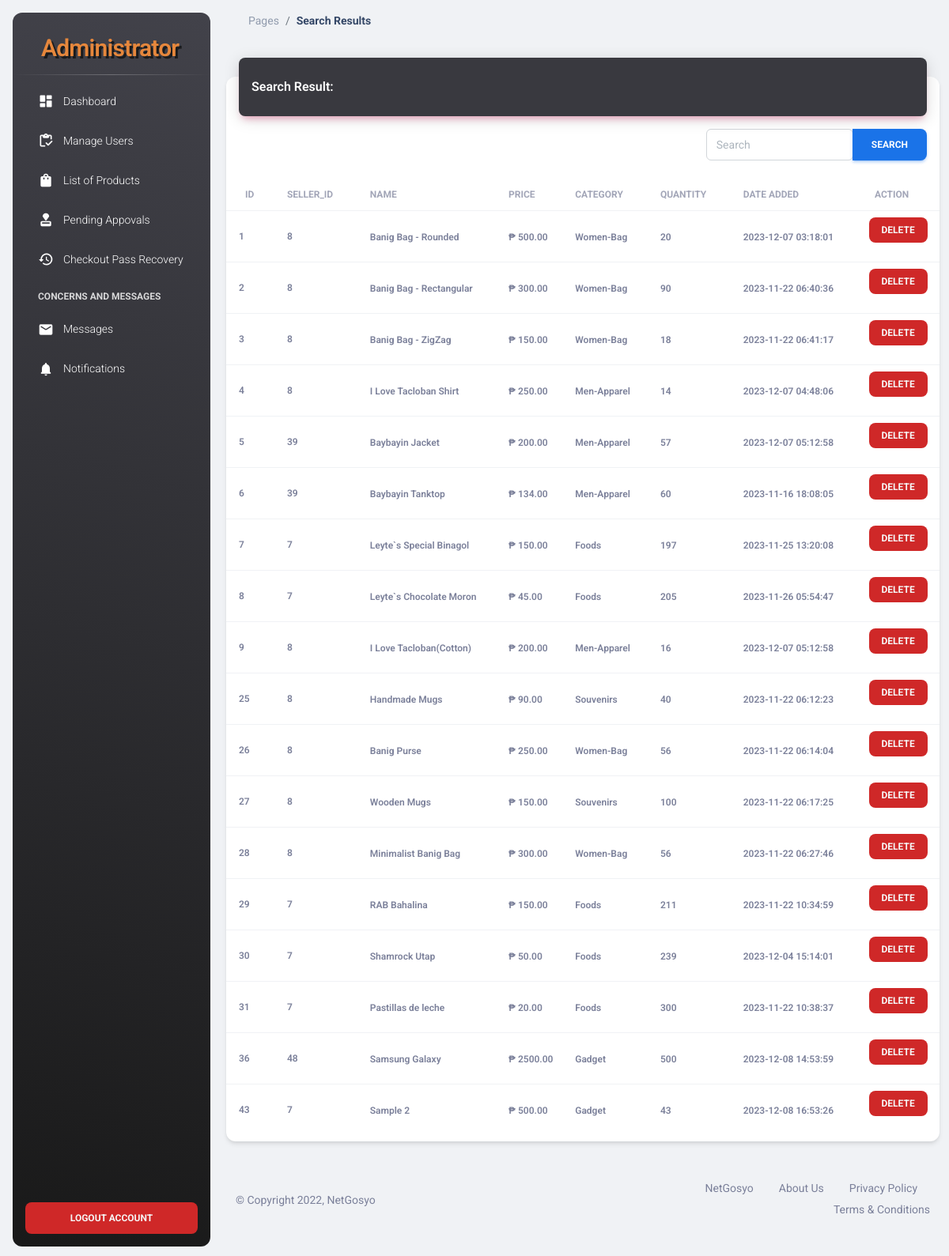
Screenshot of /NetGosyo-Admin/search-product.php (signed in) with the database file from the repository.
### tables this page shows
CREATE TABLE `products` (
  `id` int(100) NOT NULL,
  `user_id` int(11) NOT NULL,
  `name` varchar(100) NOT NULL,
  `price` varchar(100) NOT NULL,
  `image` varchar(100) NOT NULL,
  `item_brand` varchar(100) NOT NULL,
  `quantity` int(100) NOT NULL,
  `description` varchar(5000) NOT NULL,
  `sales` int(100) NOT NULL,
  `weight` varchar(250) NOT NULL,
  `date_added` timestamp NOT NULL DEFAULT current_timestamp() ON UPDATE current_timestamp()
);

### NetGosyo-Admin/search-product.php (the view)
<?php
  include('header.php');
  ?>
<main class="main-content position-relative max-height-vh-100 h-100 border-radius-lg ">
    <nav class="navbar navbar-main navbar-expand-lg px-0 mx-4 shadow-none border-radius-xl" id="navbarBlur"
        data-scroll="true">
        <div class="container-fluid py-1 px-3">
            <nav aria-label="breadcrumb">
                <ol class="breadcrumb bg-transparent mb-0 pb-0 pt-1 px-0 me-sm-6 me-5">
                    <li class="breadcrumb-item text-sm"><a class="opacity-5 text-dark" href="javascript:;">Pages</a>
                    </li>
                    <li class="breadcrumb-item text-sm text-dark active" aria-current="page"><b>Search Results</b></li>
                </ol>
            </nav>
        </div>
    </nav>
    <div class="container-fluid py-4">
        <div class="row">
            <div class="col-12">
                <div class="card my-4">
                    <div class="card-header p-0 position-relative mt-n4 mx-3 z-index-2">
                        <div class="color-greyish-bg shadow-primary border-radius-lg pt-4 pb-3">
                            <h6 class="text-white text-capitalize ps-3">Search Result:</h6>
                        </div>
                    </div>
                    <div class="ms-md-auto pe-md-3 d-flex align-items-center pt-3 p-l-2">
                        <div class="input-group input-group-outline">
                            <form class="input-group input-group-outline" role="search" method="GET"
                                action="action-search-product.php">
                                <input class="form-control mr-sm-2" name="search-product" type="search"
                                    value="<?php echo isset($_GET['search-product']) ? $_GET['search-product'] : ''; ?>"
                                    placeholder="Search" aria-label="Search">
                                <button class="btn btn-info my-2 my-sm-0" type="submit">Search</button>
                            </form>
                        </div>
                    </div>
                    <div class="card-body px-0 pb-2">
                        <div class="table-responsive p-0">
                            <table class="table align-items-center justify-content-center mb-0">
                                <thead>
                                    <tr>
                                        <th class="text-uppercase text-secondary text-xs font-weight-bolder opacity-7">
                                            Id</th>
                                        <th
                                            class="text-uppercase text-secondary text-xs font-weight-bolder opacity-7 ps-2">
                                            Seller_Id</th>
                                        <th
                                            class="text-uppercase text-secondary text-xs font-weight-bolder opacity-7 ps-2">
                                            Name</th>
                                        <th
                                            class="text-uppercase text-secondary text-xs font-weight-bolder opacity-7 ps-2">
                                            Price</th>
                                        <th
                                            class="text-uppercase text-secondary text-xs font-weight-bolder opacity-7 ps-2">
                                            Category</th>
                                        <th
                                            class="text-uppercase text-secondary text-xs font-weight-bolder opacity-7 ps-2">
                                            Quantity</th>
                                        <th
                                            class="text-uppercase text-secondary text-xs font-weight-bolder opacity-7 ps-2">
                                            Date Added</th>
                                        <th
                                            class="text-uppercase text-secondary text-xs font-weight-bolder text-center opacity-7 ps-2">
                                            Action</th>
                                    </tr>
                                </thead>
                                <tbody>
                                    <?php
                                $search = isset($_GET['search-product']) ? $_GET['search-product'] : '';
                                $select_product = mysqli_query($conn, "SELECT * FROM `products` WHERE `name` LIKE '%{$search}%'") or die('query failed!');
                                $rows = mysqli_fetch_all($select_product, MYSQLI_ASSOC);
                                if (mysqli_num_rows($select_product) > 0) {
                                foreach ($rows as $fetch_product) {
                                ?>
                                    <tr>
                                        <td>
                                            <div class="d-flex px-2 py-1">
                                                <div class="d-flex flex-column justify-content-center">
                                                    <p class="text-xs font-weight-bold mb-0">
                                                        <?php echo $fetch_product['id'];?></p>
                                                </div>
                                            </div>
                                        </td>
                                        <td>
                                            <p class="text-xs font-weight-bold mb-0">
                                                <?php echo $fetch_product['user_id'];?></p>
                                        </td>
                                        <td>
                                            <span
                                                class="text-xs font-weight-bold"><?php echo $fetch_product['name'];?></span>
                                        </td>
                                        <td>
                                            <span class="text-xs font-weight-bold">₱
                                                <?php echo $fetch_product['price'];?>.00</span>
                                        </td>
                                        <td>
                                            <span
                                                class="text-xs font-weight-bold"><?php echo $fetch_product['item_brand'];?></span>
                                        </td>
                                        <td>
                                            <span
                                                class="text-xs font-weight-bold"><?php echo $fetch_product['quantity'];?></span>
                                        </td>
                                        <td>
                                            <span
                                                class="text-xs font-weight-bold"><?php echo $fetch_product['date_added'];?></span>
                                        </td>
                                        <td class="align-middle text-center">
                                            <a href="seller-action.php?deleteProduct=1&id=<?= $fetch_product['id'] ?>"
                                                onclick="return confirm('Are you sure do you want to Delete this Product?')"><button
                                                    type="button" class="btn button-remove btn-sm">Delete</button></a>
                                        </td>
                                    </tr>
                                    <?php
                                    };
                                        };
                                            ?>
                                </tbody>
                            </table>
                        </div>
                    </div>
                </div>
            </div>
        </div>
        <?php
  include('footer.php');
  ?>

### NetGosyo-Admin/assets/css/style.css (style rules this page uses)
.color-greyish-bg { background: #39393f; }
.text-white { color: #f6f6f6; }
.button-remove { background: #cf2828; color: #f6f6f6; }

### rows the page displays
products: id "1", user "8", name "Banig Bag - Rounded", price "500", item_brand "Women-Bag", quantity "20", date_added "2023-12-07 03:18:01"
products: id "2", user "8", name "Banig Bag - Rectangular", price "300", item_brand "Women-Bag", quantity "90", date_added "2023-11-22 06:40:36"
products: id "3", user "8", name "Banig Bag - ZigZag", price "150", item_brand "Women-Bag", quantity "18", date_added "2023-11-22 06:41:17"
products: id "4", user "8", name "I Love Tacloban Shirt", price "250", item_brand "Men-Apparel", quantity "14", date_added "2023-12-07 04:48:06"
products: id "5", user "39", name "Baybayin Jacket", price "200", item_brand "Men-Apparel", quantity "57", date_added "2023-12-07 05:12:58"
products: id "6", user "39", name "Baybayin Tanktop", price "134", item_brand "Men-Apparel", quantity "60", date_added "2023-11-16 18:08:05"
products: id "7", user "7", name "Leyte`s Special Binagol", price "150", item_brand "Foods", quantity "197", date_added "2023-11-25 13:20:08"
products: id "8", user "7", name "Leyte`s Chocolate Moron", price "45", item_brand "Foods", quantity "205", date_added "2023-11-26 05:54:47"
products: id "9", user "8", name "I Love Tacloban(Cotton)", price "200", item_brand "Men-Apparel", quantity "16", date_added "2023-12-07 05:12:58"
products: id "25", user "8", name "Handmade Mugs", price "90", item_brand "Souvenirs", quantity "40", date_added "2023-11-22 06:12:23"
products: id "26", user "8", name "Banig Purse", price "250", item_brand "Women-Bag", quantity "56", date_added "2023-11-22 06:14:04"
products: id "27", user "8", name "Wooden Mugs", price "150", item_brand "Souvenirs", quantity "100", date_added "2023-11-22 06:17:25"
products: id "28", user "8", name "Minimalist Banig Bag", price "300", item_brand "Women-Bag", quantity "56", date_added "2023-11-22 06:27:46"
products: id "29", user "7", name "RAB Bahalina", price "150", item_brand "Foods", quantity "211", date_added "2023-11-22 10:34:59"
products: id "30", user "7", name "Shamrock Utap", price "50", item_brand "Foods", quantity "239", date_added "2023-12-04 15:14:01"
products: id "31", user "7", name "Pastillas de leche", price "20", item_brand "Foods", quantity "300", date_added "2023-11-22 10:38:37"
products: id "36", user "48", name "Samsung Galaxy", price "2500", item_brand "Gadget", quantity "500", date_added "2023-12-08 14:53:59"
products: id "43", user "7", name "Sample 2", price "500", item_brand "Gadget", quantity "43", date_added "2023-12-08 16:53:26"
